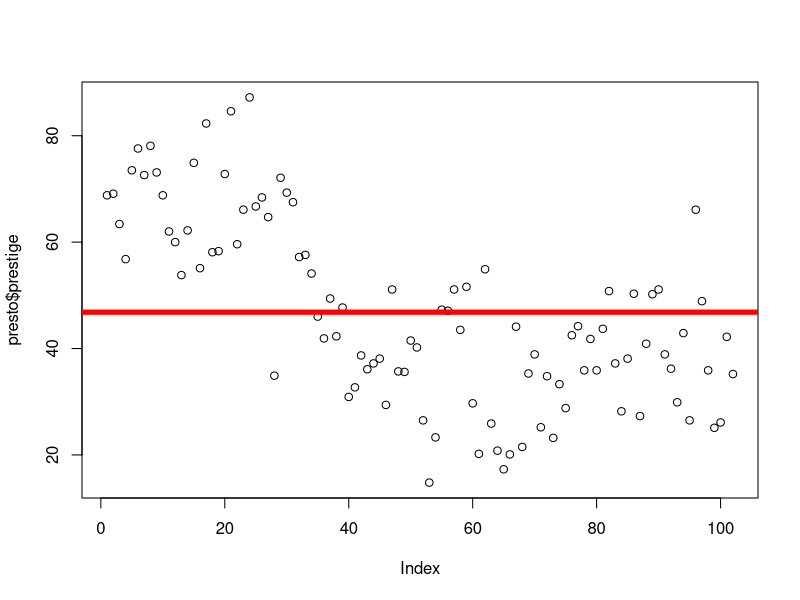
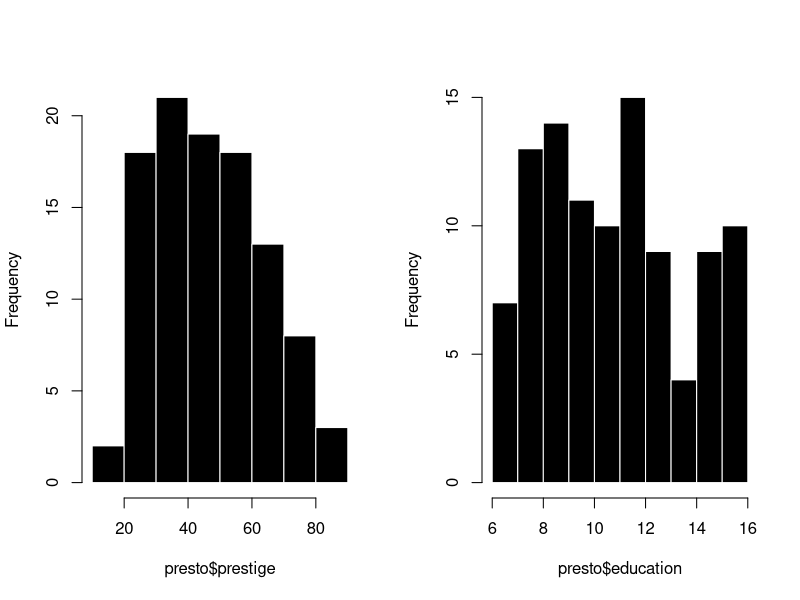
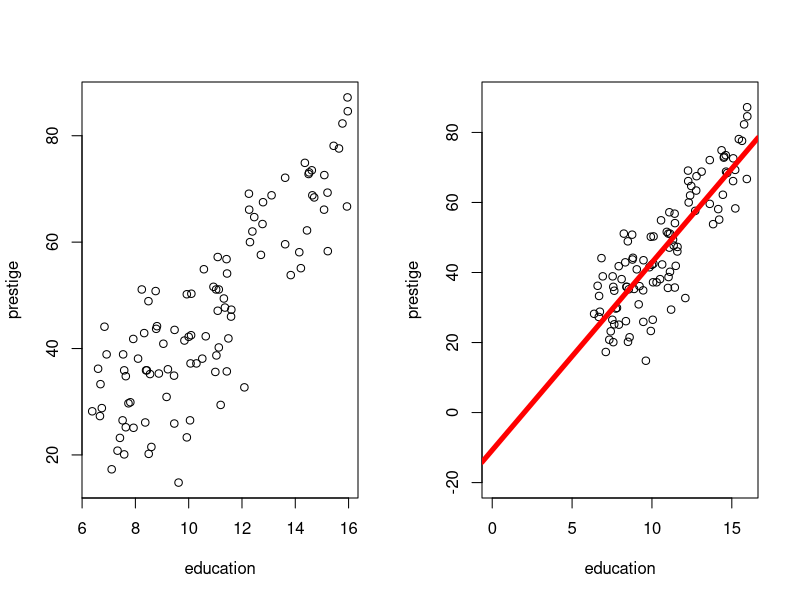
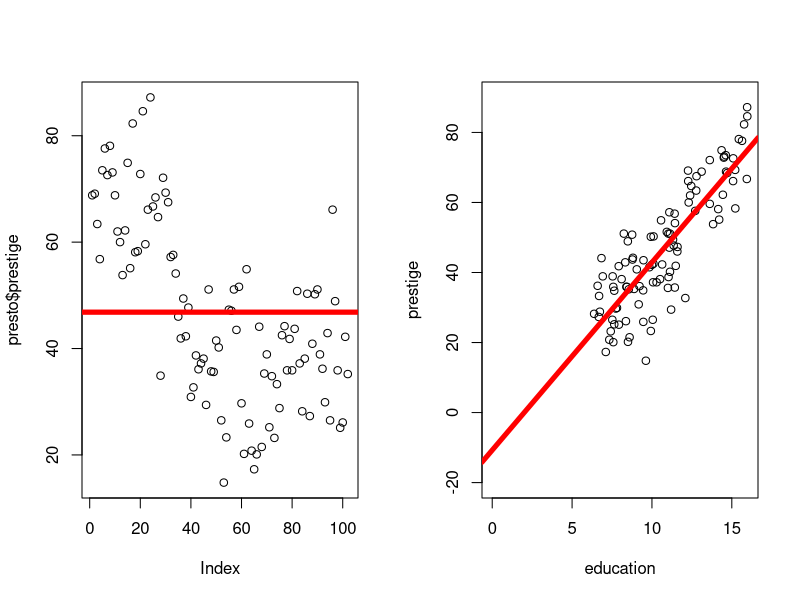

R code for these plots, in order:
## ---- chunk 1
# install.packages("car") # this installs a package - you only need to do this ONCE. Remove the # to run this code.
library(car) # loading the library - make sure you installed it first!
presto <- Prestige # creating a copy of the dataset so you don't mess something up :)
names(presto) # tadaa!!
## ---- chunk 2
plot(presto$prestige)
abline(h = mean(presto$prestige), lwd = 5, col = 'red',
       xlab = "Index (Individual Row Number)",
       ylab = "Individual Prestige Score")
## ---- chunk 3
    residual <- presto$prestige - mean(presto$prestige)
    sum(residual^2)
## ---- chunk 4
par(mfrow = c(1,2)) # splits my graphing window
hist(presto$prestige, col = 'black', bor = 'white', main = "")
hist(presto$education, col = 'black', bor = 'white', main = "")
## ---- chunk 5
plot(prestige ~ education, data = presto)
## ---- chunk 6
mod <- lm(prestige ~ education, data = presto) # this defines the model, and then saves it to an object (called mod)
coef(mod) # this shows me the values of the model
## ---- chunk 7
plot(prestige ~ education, data = presto, # plots the model again
     xlim = c(0, 16),  # changes my x-axis to range from 0 to 16
     ylim = c(-20,90)) # changes my y-axis to range from -15 to 90
abline(mod, col = 'red', lwd = 5) # this adds the line to my graph.
## ---- chunk 8
#| echo: false
lm(income ~ education, data = presto)
## ---- chunk 9
par(mfrow = c(1,2))
plot(presto$prestige)
abline(h = mean(presto$prestige), lwd = 5, col = 'red')
plot(prestige ~ education, data = presto, # plots the model again
     xlim = c(0, 16),  # changes my x-axis to range from 0 to 16
     ylim = c(-20,90)) # changes my y-axis to range from -15 to 90
abline(mod, col = 'red', lwd = 5) # this adds the line to my graph.
## ---- chunk 10
head(mod$residuals) # these are the residuals (the errors from our model)

head(mod$residuals^2) # these are the squared residuals

sum(mod$residuals^2) # these are the sum of the squared residuals when using the model to make predictions
## ---- chunk 11
SSM <- sum(mod$residuals^2) # saving the sum of the squared errors from the model
SST <- sum(residual^2) # saving the sum of the squared errors from the mean
SST - SSM # the difference in the squared errors from the mean vs. the model
## ---- chunk 12
(SST - SSM)/SST
